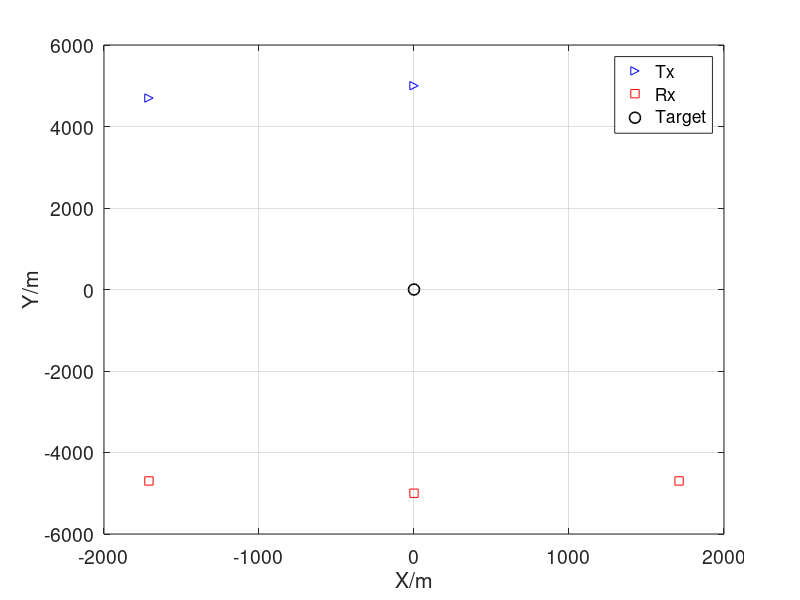

This figure's MATLAB source:

%%
rng('shuffle')
M = 10;
N = 128;
T = 1e-2;
width = M*T;
fs = 1e3;
fs_integral = 1e5;
len = 2*width*fs_integral;
t = linspace(-width,width,len);
dt = t(2) - t(1);
f = (-len/2:len/2-1)/(len*dt); % Frequency vector
%%
numTr = 3;% Number of transmitters
numRe = 3;% Number of transmitters
radius = 5e3;
% azimuth_Tr = [85 65 45 25 5]; 
% azimuth_Re = [-85 -65 -45 -25 -5];
azimuth_Tr = [65 45 25]+45; 
azimuth_Re = [-65 -45 -25]-45;
p_tar = [0,0;0,0].';
% v_tar = [4,5].';
v_tar = [-15,0;4,5].';
p_tx = radius*[cosd(azimuth_Tr(1:numTr));sind(azimuth_Tr(1:numTr))];
p_rx = radius*[cosd(azimuth_Re(1:numRe));sind(azimuth_Re(1:numRe))];
%%
close all
figure
plot(p_tx(1,:),p_tx(2,:),'b>',p_rx(1,:),p_rx(2,:),'rs',p_tar(1),p_tar(2),'ko',...
    'MarkerSize',8,'LineWidth',1.2)
xlabel('X/m')
ylabel('Y/m')
ax=gca;
set(ax,'FontSize',14);
legend('Tx','Rx','Target')
grid on
%%
rng(1)
c = 3e8;
f_c = 3e9; % carrier frequency
lambda = c/f_c;
transmission_energy = 1; %w
SNR = -20:5:20;%dB
% SNR = 0;%dB
len_SNR = length(SNR);
NSR = 1./10.^(SNR./10);
noise_power = transmission_energy*NSR;
RCS = sqrt(1/2)*(ones(numTr,numRe)+1j*ones(numTr,numRe));
% RCS = 0.1*(ones(numTr,numRe)+1j*ones(numTr,numRe));  % Deep fading (DF)
RCS_var = abs(RCS).^2;
CRB_loc = zeros(len_SNR,2);
CRB_vel = zeros(len_SNR,2);
CRB_loc_accurate = zeros(len_SNR,2);
CRB_vel_accurate = zeros(len_SNR,2);
for i_SNR = 1:len_SNR
    cons_f = 2*transmission_energy/noise_power(i_SNR)*fs;
%%
Num_Tar = 1;
for i_q = 1:  Num_Tar
    dis_tx_tar=sqrt(sum((p_tx-p_tar(:,i_q)).^2));
    dis_rx_tar=sqrt(sum((p_rx-p_tar(:,i_q)).^2));
    delay_tx_tar = dis_tx_tar/c;
    delay_rx_tar = dis_rx_tar/c;
    Delay = repmat(delay_tx_tar.',1, numRe)+repmat(delay_rx_tar,  numTr,1);
end
%% intermediate parameter
zero_mat = zeros(numTr*numRe);
cons = 2*fs/noise_power(i_SNR);
cons_A = zeros(numTr,numRe);
cons_B = zeros(numTr,numRe);
cons_D = zeros(numTr,numRe);
G_Re = zeros(numTr*numRe);
G_Im = zeros(numTr*numRe);
E_Re = zeros(numTr*numRe);
E_Im = zeros(numTr*numRe);
PA = ones(numTr,1);
weight_P = zeros(3,numTr,numRe);
weight_V = zeros(4,numTr,numRe);
weight_Y = zeros(3,numTr,numRe);
for i_tar = 1:1
    beta = zeros(2,numTr*numRe);
    eta = zeros(2,numTr*numRe);
    xi = zeros(2,numTr*numRe);
    for n = 1:numTr
        for k = 1:numRe
            temp = (n-1)*numRe+k;
            t_delay = t-Delay(n,k);
%             x = (2/T^2)^(1/4)*exp(pi*(1j*N-1)*(t_delay-(n-1)*T/N).^2/T^2);
            x = (2/T^2)^(1/4)*exp(-pi*t_delay.^2/T^2).*...
                exp(1j*pi*N/T^2*(t_delay-(n-1)*T/N).^2);
%             c1 = -2*pi*(1j*N-1)*(t_delay-(n-1)*T/N)/T^2;
            c1 = -2*pi/T^2*((1j*N-1)*t_delay-1j*(n-1)*T);
            y_gRe = transmission_energy*PA(n).*c1.*x.*conj(x);
            G_Re(temp,temp) = -cons*real(conj(RCS(n,k))*trapz(t, y_gRe));
            G_Im(temp,temp) = cons*imag(conj(RCS(n,k))*trapz(t, y_gRe));
            y_eRe = transmission_energy*PA(n)*1j*2*pi.*t.*x.*conj(x);
            E_Re(temp,temp) = -cons*real(conj(RCS(n,k))*trapz(t, y_eRe));
            E_Im(temp,temp) = cons*imag(conj(RCS(n,k))*trapz(t, y_eRe));
            y = t.*conj(x).*x.*c1;
            % Calculate the Fourier Transform of the signal
            X = fftshift(fft(x));
            % Calculate effective pulse width (EPW)
            Eff_time = trapz(t, t.^2 .* abs(x).^2);
            % Calculate effective bandwidth (EBW)
            Eff_bandw = trapz(dt, f.^2 .* abs(X).^2)/len;
%             sum(f.^2.*abs(X).^2) *dt/len
            TB = imag(sum(y)*dt);
            c_a = 4*pi^2/T^4*(1-1j*N)^2*(t-Delay(n,k)-(n-1)*T/N).^2-2*pi/T^2*(1-1j*N);
%             y1 = t.*conj(x).*x.*c1;
            y_a_sing = transmission_energy*PA(n).*c_a.*x.*conj(x);
            y_b_sing = transmission_energy*PA(n)*1j*2*pi.*t.*c1.*x.*conj(x);
            y_d_sing = -transmission_energy*PA(n)*4*pi^2.*t.^2.*x.*conj(x);
            cons_A(n,k) = -cons*real(trapz(t, y_a_sing)*RCS_var(n,k));
            cons_B(n,k) = -cons*real(trapz(t, y_b_sing)*RCS_var(n,k));
            cons_D(n,k) = -cons*real(trapz(t, y_d_sing)*RCS_var(n,k));
%             cons_A(n,k) = 8*pi^2*transmission_energy*RCS_var(n,k)*Eff_bandw/noise_power(i_SNR)*fs; % OCDM
%             cons_B(n,k) = 4*pi*transmission_energy*RCS_var(n,k)*TB/noise_power(i_SNR)*fs; 
% %             cons_B = 0;
%             cons_D(n,k) = 8*pi^2*transmission_energy*RCS_var(n,k)*Eff_time/noise_power(i_SNR)*fs; 
            beta(:,temp) = 1/c*((p_tar(:,i_tar)-p_tx(:,n))/norm(p_tar(:,i_tar)-p_tx(:,n))+...
                (p_tar(:,i_tar)-p_rx(:,k))/norm(p_tar(:,i_tar)-p_rx(:,k)));
            eta(1,temp) = 1/lambda*...
                ((p_tar(1,i_tar)-p_tx(1,n))*v_tar(:,i_tar).'*...
               (p_tar(:,i_tar)-p_tx(:,n))/norm(p_tar(:,i_tar)-p_tx(:,n))^3-...
               v_tar(1,i_tar)/norm(p_tar(:,i_tar)-p_tx(:,n))+...
               (p_tar(1,i_tar)-p_rx(1,k))*v_tar(:,i_tar).'*...
               (p_tar(:,i_tar)-p_rx(:,k))/norm(p_tar(:,i_tar)-p_rx(:,k))^3-...
               v_tar(1,i_tar)/norm(p_tar(:,i_tar)-p_rx(:,k)));
            eta(2,temp) = 1/lambda*...
                ((p_tar(2,i_tar)-p_tx(2,n))*v_tar(:,i_tar).'*...
               (p_tar(:,i_tar)-p_tx(:,n))/norm(p_tar(:,i_tar)-p_tx(:,n))^3-...
               v_tar(2,i_tar)/norm(p_tar(:,i_tar)-p_tx(:,n))+...
               (p_tar(2,i_tar)-p_rx(2,k))*v_tar(:,i_tar).'*...
               (p_tar(:,i_tar)-p_rx(:,k))/norm(p_tar(:,i_tar)-p_rx(:,k))^3-...
               v_tar(2,i_tar)/norm(p_tar(:,i_tar)-p_rx(:,k)));
            xi(1,temp) = -1/lambda*((p_tar(1,i_tar)-p_tx(1,n))/...
               norm(p_tar(:,i_tar)-p_tx(:,n))+(p_tar(1,i_tar)-p_rx(1,k))/...
               norm(p_tar(:,i_tar)-p_rx(:,k)));
            xi(2,temp) = -1/lambda*((p_tar(2,i_tar)-p_tx(2,n))/...
               norm(p_tar(:,i_tar)-p_tx(:,n))+(p_tar(2,i_tar)-p_rx(2,k))/...
               norm(p_tar(:,i_tar)-p_rx(:,k)));
            weight_P(:,n,k) = [beta(1,temp)^2,beta(1,temp)*beta(2,temp),beta(2,temp)^2].'...
                *cons_A(n,k)+[2*beta(1,temp)*eta(1,temp),...
                beta(1,temp)*eta(2,temp)+eta(1,temp)*beta(2,temp),2*beta(2,temp)*eta(2,temp)].'...
                *cons_B(n,k)+[eta(1,temp)^2,eta(1,temp)*eta(2,temp),eta(2,temp)^2].'...
                *cons_D(n,k);
            weight_V(:,n,k) = [beta(1,temp)*xi(1,temp),beta(2,temp)*xi(1,temp)...
                beta(1,temp)*xi(2,temp),beta(2,temp)*xi(2,temp)].'*cons_B(n,k)...
                +[eta(1,temp)*xi(1,temp),eta(2,temp)*xi(1,temp),eta(1,temp)*xi(2,temp),...
                eta(2,temp)*xi(2,temp)].'*cons_D(n,k);
            weight_Y(:,n,k) = [xi(1,temp)^2,xi(1,temp)*xi(2,temp),xi(2,temp)^2].'...
                *cons_D(n,k);
        end
    end
    aleph = blkdiag([beta,eta;zeros(2,numTr*numRe),xi],eye(2*numTr*numRe));
end
A_mat = cons_A.';
A = diag(A_mat(:));
B_mat = cons_B.';
B = diag(B_mat(:));
D_mat = cons_D.';
D = diag(D_mat(:));
% E_Im_mat = (cons_e*real(RCS).*Delay.*repmat(PA,1,numRe)).';
G = [G_Re,G_Im];
E = [E_Re,E_Im];
F = diag(repmat(cons_f*PA,2*numRe,1));
J = [A,B,G;B,D,E;G.', E.',F];
J_appr = blkdiag([A,B;B,D],F);
FIM = aleph*J*aleph.';
FIM_appr = aleph*J_appr*aleph.';
CRB_mat = inv(FIM);
CRB_mat_appr = inv(FIM_appr);
CRB_loc_accurate(i_SNR,:) = [CRB_mat(1,1),CRB_mat(2,2)];
CRB_vel_accurate(i_SNR,:) = [CRB_mat(3,3),CRB_mat(4,4)];
CRB_loc(i_SNR,:) = [CRB_mat_appr(1,1),CRB_mat_appr(2,2)];
CRB_vel(i_SNR,:) = [CRB_mat_appr(3,3),CRB_mat_appr(4,4)];
% rank(FIM(1:4,5:end))
% AA = FIM(1:4,1:4);
% BB = FIM(1:4,5:end)*inv(FIM(5:end,5:end))*FIM(1:4,5:end).';
% bb_eig = eig(BB);
% aa_eig = eig(AA);
% bb_norm = norm(BB);
% aa_norm = norm(AA);
end
%%
save('data\CRB_loc33.mat','CRB_loc')
save('data\CRB_vel33.mat','CRB_vel')
save('data\CRB_loc33_accurate.mat','CRB_loc_accurate')
save('data\CRB_vel33_accurate.mat','CRB_vel_accurate')
